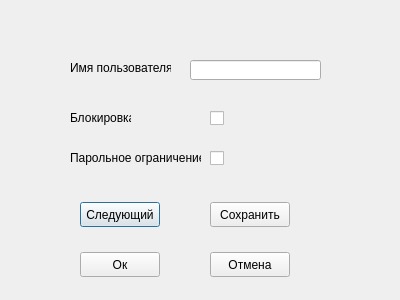
<?xml version="1.0" encoding="UTF-8"?>
<ui version="4.0">
 <class>EditUsers</class>
 <widget class="QDialog" name="EditUsers">
  <property name="geometry">
   <rect>
    <x>0</x>
    <y>0</y>
    <width>400</width>
    <height>300</height>
   </rect>
  </property>
  <property name="minimumSize">
   <size>
    <width>400</width>
    <height>300</height>
   </size>
  </property>
  <property name="maximumSize">
   <size>
    <width>400</width>
    <height>300</height>
   </size>
  </property>
  <property name="windowTitle">
   <string>Редактирование пользователей</string>
  </property>
  <widget class="QLabel" name="label">
   <property name="geometry">
    <rect>
     <x>70</x>
     <y>60</y>
     <width>101</width>
     <height>16</height>
    </rect>
   </property>
   <property name="text">
    <string>Имя пользователя:</string>
   </property>
  </widget>
  <widget class="QLineEdit" name="UserName">
   <property name="geometry">
    <rect>
     <x>190</x>
     <y>60</y>
     <width>131</width>
     <height>20</height>
    </rect>
   </property>
  </widget>
  <widget class="QLabel" name="label_2">
   <property name="geometry">
    <rect>
     <x>70</x>
     <y>110</y>
     <width>61</width>
     <height>16</height>
    </rect>
   </property>
   <property name="text">
    <string>Блокировка</string>
   </property>
  </widget>
  <widget class="QLabel" name="label_3">
   <property name="geometry">
    <rect>
     <x>70</x>
     <y>150</y>
     <width>131</width>
     <height>16</height>
    </rect>
   </property>
   <property name="text">
    <string>Парольное ограничение</string>
   </property>
  </widget>
  <widget class="QCheckBox" name="checkBox">
   <property name="geometry">
    <rect>
     <x>210</x>
     <y>110</y>
     <width>70</width>
     <height>17</height>
    </rect>
   </property>
   <property name="text">
    <string/>
   </property>
  </widget>
  <widget class="QCheckBox" name="checkBox_2">
   <property name="geometry">
    <rect>
     <x>210</x>
     <y>150</y>
     <width>70</width>
     <height>17</height>
    </rect>
   </property>
   <property name="text">
    <string/>
   </property>
  </widget>
  <widget class="QPushButton" name="pushButton">
   <property name="geometry">
    <rect>
     <x>80</x>
     <y>202</y>
     <width>80</width>
     <height>25</height>
    </rect>
   </property>
   <property name="text">
    <string>Следующий</string>
   </property>
  </widget>
  <widget class="QPushButton" name="pushButton_2">
   <property name="geometry">
    <rect>
     <x>210</x>
     <y>202</y>
     <width>80</width>
     <height>25</height>
    </rect>
   </property>
   <property name="text">
    <string>Сохранить</string>
   </property>
  </widget>
  <widget class="QPushButton" name="pushButton_3">
   <property name="geometry">
    <rect>
     <x>80</x>
     <y>252</y>
     <width>80</width>
     <height>25</height>
    </rect>
   </property>
   <property name="text">
    <string>Ок</string>
   </property>
  </widget>
  <widget class="QPushButton" name="pushButton_4">
   <property name="geometry">
    <rect>
     <x>210</x>
     <y>252</y>
     <width>80</width>
     <height>25</height>
    </rect>
   </property>
   <property name="text">
    <string>Отмена</string>
   </property>
  </widget>
 </widget>
 <resources/>
 <connections/>
</ui>
